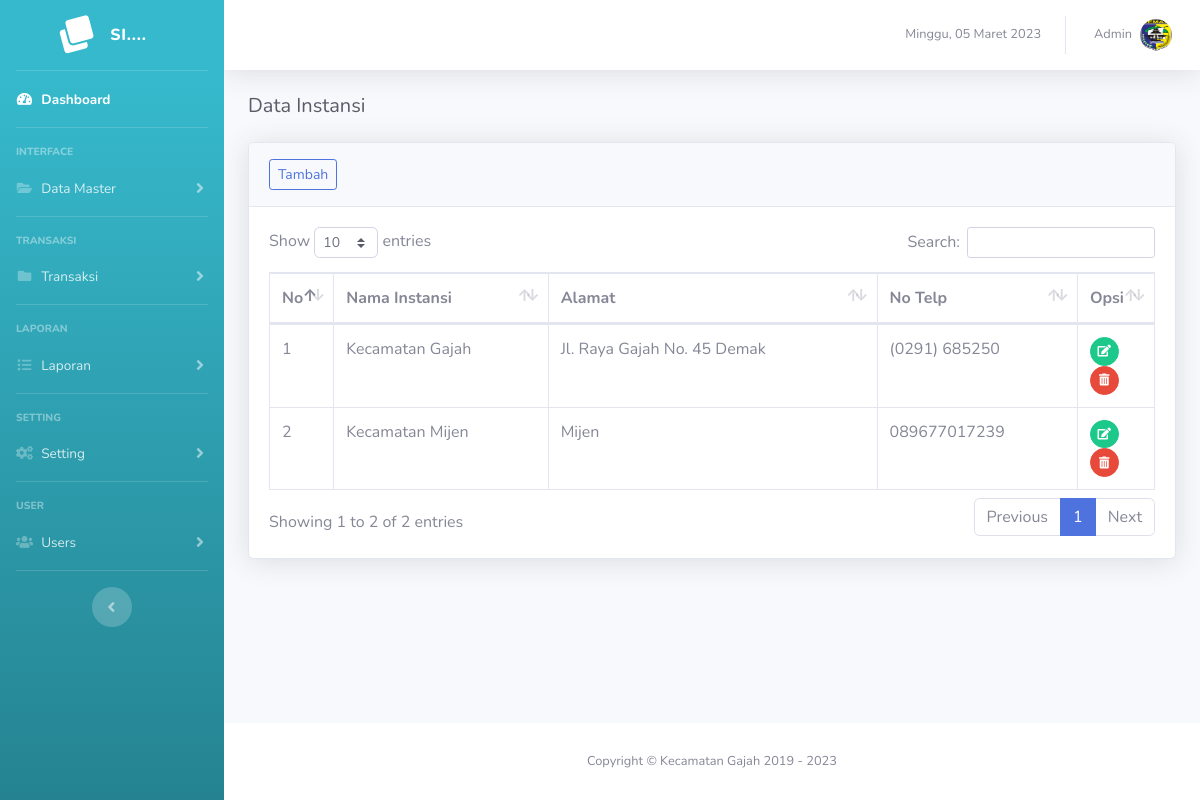
The app's page /instansi (signed in) with its own data.
### tables this page shows
CREATE TABLE `tb_instansi` (
  `id_instansi` int(11) NOT NULL,
  `nama_instansi` varchar(100) NOT NULL,
  `alamat_instansi` text NOT NULL,
  `no_telp` varchar(20) NOT NULL,
  `kd_pos` varchar(10) NOT NULL,
  `website` varchar(50) NOT NULL,
  `email` varchar(50) NOT NULL,
  `tahun` date NOT NULL,
  `id_user` int(11) NOT NULL
);

### page/instansi/instansi.php (the view)
<h5 class="h5 mb-4 text-gray-800">Data Instansi</h5>
<div class="card shadow mb-4">
  <div class="card-header py-3">
    <a href="?page=instansi&action=add" class="btn btn-sm btn-outline-primary">Tambah</a>
  </div>
  <div class="card-body">
    <div class="table-responsive">
      <table class="table table-bordered" id="dataTable" width="100%" cellspacing="0">
        <thead>
          <tr>
            <th  width="5%">No</th>
            <th>Nama Instansi</th>
            <th>Alamat</th>
            <th>No Telp</th>
            <th  width="8%">Opsi</th>
          </tr>
        </thead>
        <tbody>
          <?php
          if ($_SESSION['level'] == "admin") {
            $sql = $conn->query("SELECT * FROM tb_instansi");
          } else {
            $sql = $conn->query("SELECT * FROM tb_instansi WHERE id_user = '$_SESSION[id_user]'");
          }
          $no = 1;
          foreach ($sql as $key => $value) :
          ?>
            <tr>
              <td><?= $no++; ?></td>
              <td><?= $value['nama_instansi']; ?></td>
              <td><?= $value['alamat_instansi']; ?></td>
              <td><?= $value['no_telp']; ?></td>
              <td>
                <a href="?page=instansi&action=edit&id=<?= urlencode(base64_encode($value['id_instansi'])); ?>" class="btn btn-sm btn-circle btn-success" data-toggle="tooltip" data-placement="top" title="Edit"><i class="fas fa-edit"></i></a>
                <a href="?page=instansi&action=delete&id=<?= urlencode(base64_encode($value['id_instansi'])); ?>" name="delete" class=" delete btn btn-sm btn-circle btn-danger" data-toggle="tooltip" data-placement="top" title="Delete"><i class="fas fa-trash-alt"></i></a>
              </td>
            </tr>
          <?php endforeach; ?>
        </tbody>
      </table>
    </div>
  </div>
</div>

### records on screen
tb_instansi: nama_instansi "Kecamatan Gajah", alamat_instansi "Jl. Raya Gajah No. 45 Demak", no_telp "(0291) 685250"
tb_instansi: nama_instansi "Kecamatan Mijen", alamat_instansi "Mijen", no_telp "089677017239"

### other values on screen
$_SESSION['nama'] "Admin"
